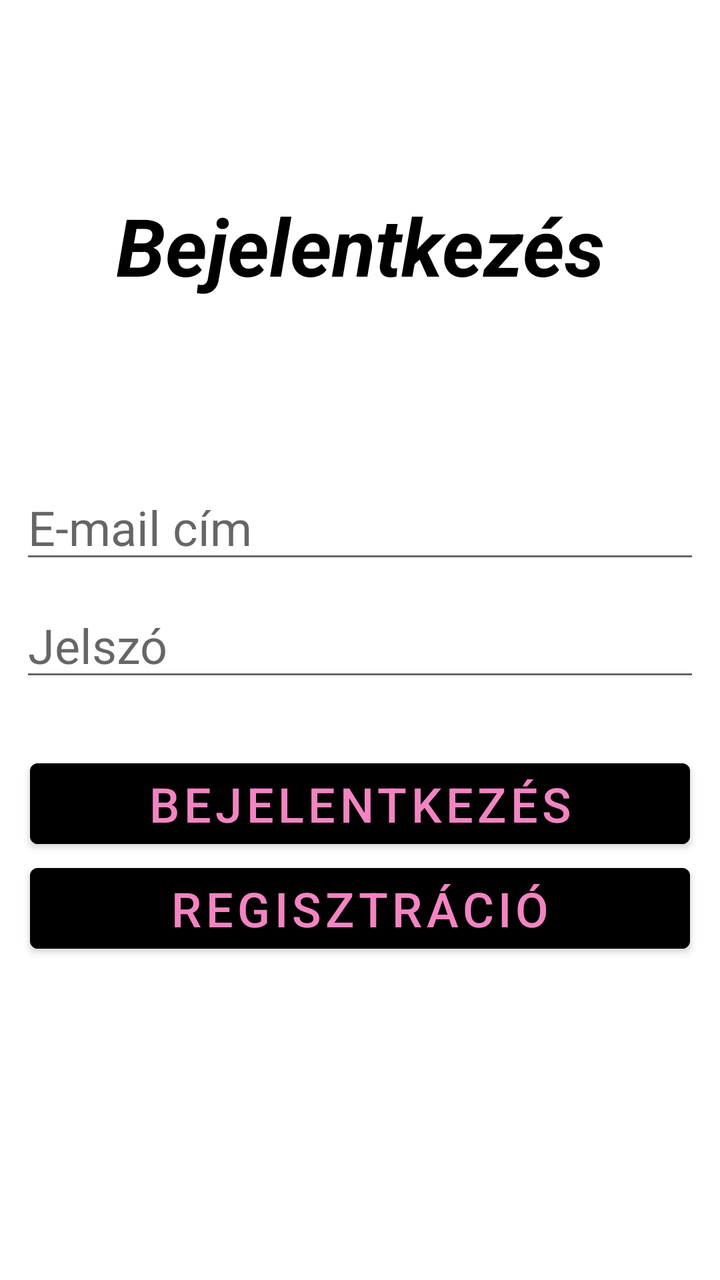
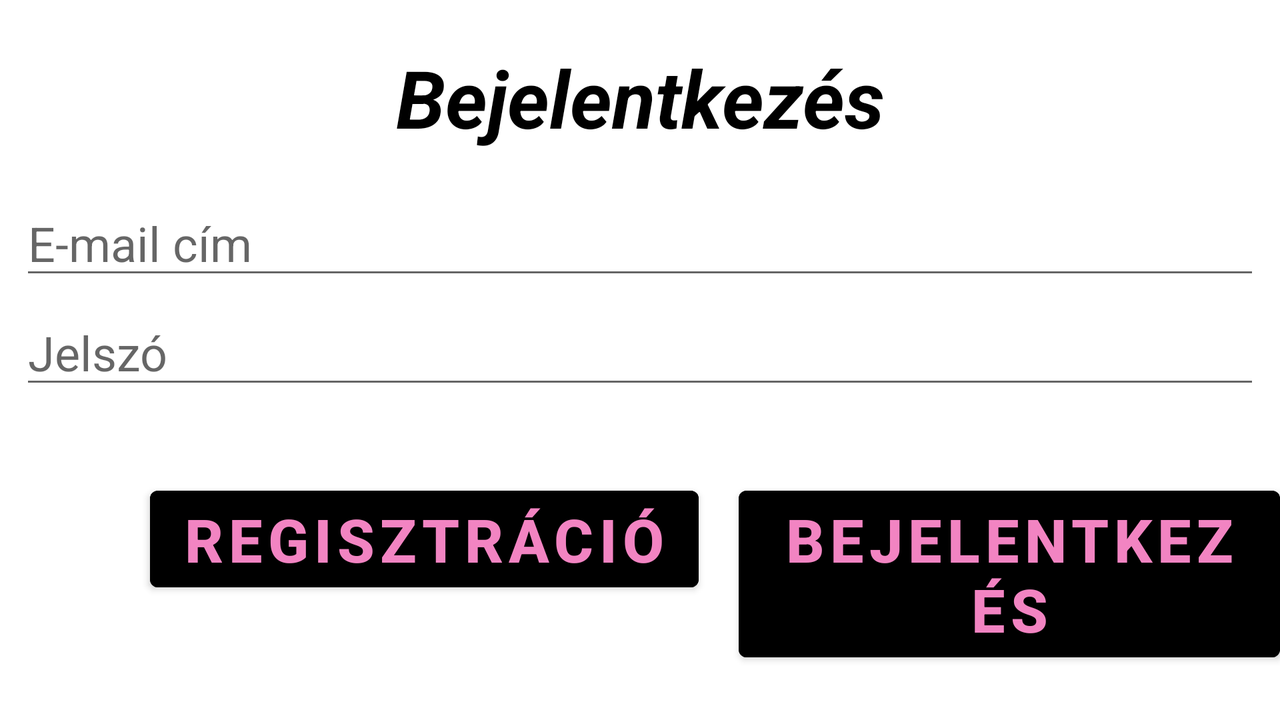

The same Android screen from two of the app's own layout files: first res/layout/ as a phone draws it, then the repository's variant for another configuration, drawn on a device whose configuration selects that folder. Both files follow.
<!-- AndroidManifest.xml: application theme Theme.ClothingWebshop -->
<!-- res/layout/activity_log_in.xml -->
<?xml version="1.0" encoding="utf-8"?>
<androidx.constraintlayout.widget.ConstraintLayout xmlns:android="http://schemas.android.com/apk/res/android"
    xmlns:app="http://schemas.android.com/apk/res-auto"
    xmlns:tools="http://schemas.android.com/tools"
    android:layout_width="match_parent"
    android:layout_height="match_parent"
    android:background="@drawable/mainbackground"
    tools:context=".LogInActivity">

    <TextView
        android:layout_width="wrap_content"
        android:layout_height="wrap_content"
        android:layout_marginBottom="88dp"

        android:text="@string/login"
        android:textSize="40sp"
        android:textAlignment="center"
        android:textColor="@color/black"
        android:textStyle="italic|bold"

        app:layout_constraintBottom_toTopOf="@+id/emailEditText"
        app:layout_constraintEnd_toEndOf="parent"
        app:layout_constraintStart_toStartOf="parent" />

    <EditText
        android:id="@+id/emailEditText"
        android:layout_width="match_parent"
        android:layout_height="wrap_content"

        android:hint="@string/email"
        android:inputType="textEmailAddress"
        android:textSize="24sp"
        android:layout_marginStart="10dp"
        android:layout_marginEnd="10dp"
        android:textColor="@color/black"

        app:layout_constraintBottom_toBottomOf="parent"
        app:layout_constraintTop_toTopOf="parent"
        app:layout_constraintVertical_bias="0.402"
        tools:layout_editor_absoluteX="0dp" />

    <EditText
        android:id="@+id/passwordEditText"
        android:layout_width="match_parent"
        android:layout_height="wrap_content"

        android:hint="@string/password"
        android:inputType="textPassword"
        android:textSize="24sp"
        android:layout_marginStart="10dp"
        android:layout_marginEnd="10dp"
        android:textColor="@color/black"

        app:layout_constraintBottom_toBottomOf="parent"
        app:layout_constraintTop_toBottomOf="@+id/emailEditText"
        app:layout_constraintVertical_bias="0.032"
        tools:layout_editor_absoluteX="0dp" />

    <Button
        android:id="@+id/loginButton"
        android:layout_width="match_parent"
        android:layout_height="wrap_content"
        android:layout_marginTop="30dp"

        android:onClick="login"
        android:text="@string/login"
        android:textSize="24sp"
        android:textAlignment="center"
        android:layout_marginStart="15dp"
        android:layout_marginEnd="15dp"
        android:textColor="@color/pink"
        android:backgroundTint="@color/black"

        app:layout_constraintBottom_toBottomOf="parent"
        app:layout_constraintTop_toBottomOf="@+id/passwordEditText"
        app:layout_constraintVertical_bias="0.0"
        tools:layout_editor_absoluteX="0dp" />

    <Button
        android:id="@+id/signupButton"
        android:layout_width="match_parent"
        android:layout_height="wrap_content"

        android:onClick="signup"
        android:text="@string/signup"
        android:textSize="24sp"
        android:textAlignment="center"
        android:layout_marginStart="15dp"
        android:layout_marginEnd="15dp"
        android:textColor="@color/pink"
        android:backgroundTint="@color/black"

        app:layout_constraintBottom_toBottomOf="parent"
        app:layout_constraintTop_toBottomOf="@+id/loginButton"
        app:layout_constraintVertical_bias="0.0"
        tools:layout_editor_absoluteX="0dp" />


</androidx.constraintlayout.widget.ConstraintLayout>
<!-- resources referenced by this layout -->
<resources>
  <color name="black">#FF000000</color>
  <color name="pink">#F284C2</color>
  <string name="email">E-mail cím</string>
  <string name="login">Bejelentkezés</string>
  <string name="password">Jelszó</string>
  <string name="signup">Regisztráció</string>
  <style name="Theme.ClothingWebshop" parent="Theme.MaterialComponents.DayNight.DarkActionBar">
          
          <item name="colorPrimary">@color/purple_500</item>
          <item name="colorPrimaryVariant">@color/purple_700</item>
          <item name="colorOnPrimary">@color/white</item>
          
          <item name="colorSecondary">@color/teal_200</item>
          <item name="colorSecondaryVariant">@color/teal_700</item>
          <item name="colorOnSecondary">@color/black</item>
          
          <item name="android:statusBarColor" tools:targetApi="l">?attr/colorPrimaryVariant</item>
          
      </style>
  <color name="purple_500">#FF6200EE</color>
  <color name="purple_700">#FF3700B3</color>
  <color name="white">#FFFFFFFF</color>
  <color name="teal_200">#FF03DAC5</color>
  <color name="teal_700">#FF018786</color>
</resources>
<!-- res/layout-land/activity_log_in.xml (the repository's variant of the layout above) -->
<!-- drawn on the phone turned sideways -->
<?xml version="1.0" encoding="utf-8"?>
<androidx.constraintlayout.widget.ConstraintLayout xmlns:android="http://schemas.android.com/apk/res/android"
    xmlns:app="http://schemas.android.com/apk/res-auto"
    xmlns:tools="http://schemas.android.com/tools"
    android:layout_width="match_parent"
    android:layout_height="match_parent"
    android:background="@drawable/mainbackground"
    tools:context=".LogInActivity">

    <TextView
        android:layout_width="wrap_content"
        android:layout_height="wrap_content"
        android:layout_marginBottom="20dp"

        android:text="@string/login"
        android:textAlignment="center"
        android:textColor="@color/black"
        android:textSize="40sp"
        android:textStyle="italic|bold"

        app:layout_constraintBottom_toTopOf="@+id/emailEditText"
        app:layout_constraintEnd_toEndOf="parent"
        app:layout_constraintStart_toStartOf="parent" />

    <EditText
        android:id="@+id/emailEditText"
        android:layout_width="match_parent"
        android:layout_height="wrap_content"

        android:hint="@string/email"
        android:inputType="textEmailAddress"
        android:textSize="24sp"
        android:layout_marginStart="10dp"
        android:layout_marginEnd="10dp"
        android:textColor="@color/black"

        app:layout_constraintBottom_toBottomOf="parent"
        app:layout_constraintTop_toTopOf="parent"
        app:layout_constraintVertical_bias="0.307"
        tools:layout_editor_absoluteX="16dp" />

    <EditText
        android:id="@+id/passwordEditText"
        android:layout_width="match_parent"
        android:layout_height="wrap_content"

        android:hint="@string/password"
        android:inputType="textPassword"
        android:textSize="24sp"
        android:layout_marginStart="10dp"
        android:layout_marginEnd="10dp"
        android:textColor="@color/black"

        app:layout_constraintBottom_toBottomOf="parent"
        app:layout_constraintTop_toBottomOf="@+id/emailEditText"
        app:layout_constraintVertical_bias="0.032"
        tools:layout_editor_absoluteX="0dp" />

    <LinearLayout
        android:layout_width="wrap_content"
        android:layout_height="wrap_content"
        android:layout_marginTop="40dp"
        android:orientation="horizontal"
        app:layout_constraintTop_toBottomOf="@+id/passwordEditText"
        android:layout_centerHorizontal="true"
        tools:ignore="MissingConstraints">


        <Button
            android:id="@+id/signupButton"
            android:layout_width="wrap_content"
            android:layout_height="wrap_content"
            android:layout_marginStart="75dp"
            android:onClick="signup"
            android:text="@string/signup"
            android:textSize="30sp"
            android:textAlignment="center"
            android:textColor="@color/pink"
            android:backgroundTint="@color/black"
            android:textStyle="bold"
             />

        <Button
            android:id="@+id/loginButton"
            android:layout_width="wrap_content"
            android:layout_height="wrap_content"
            android:layout_marginStart="20dp"
            android:onClick="login"
            android:text="@string/login"
            android:textSize="30sp"
            android:textAlignment="center"
            android:textColor="@color/pink"
            android:backgroundTint="@color/black"
            android:textStyle="bold"/>
    </LinearLayout>


</androidx.constraintlayout.widget.ConstraintLayout>
